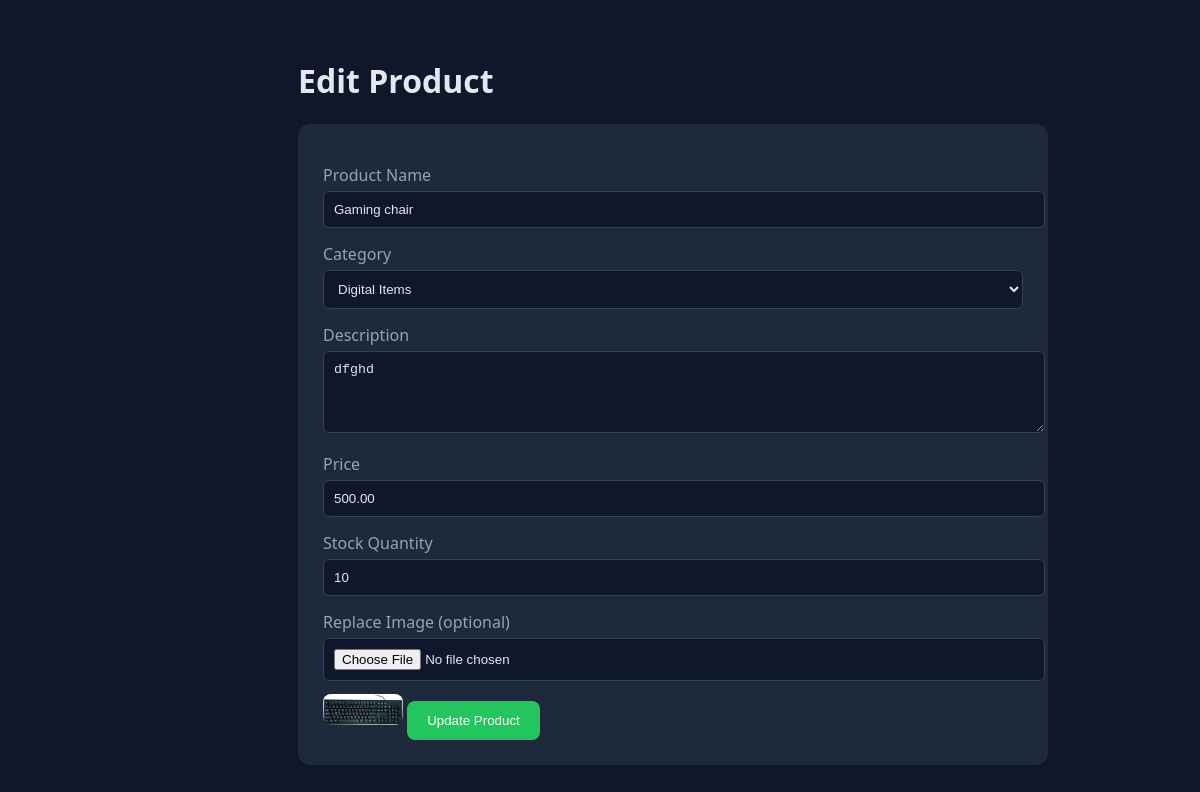
Page /admin/edit_product.php?id=10 (signed in) on the committed database.
### tables this page shows
CREATE TABLE `products` (
  `product_id` int(11) NOT NULL,
  `product_name` varchar(255) NOT NULL,
  `description` text DEFAULT NULL,
  `category` varchar(100) DEFAULT NULL,
  `price` decimal(10,2) NOT NULL,
  `stock_quantity` int(11) DEFAULT 0,
  `product_image` varchar(255) DEFAULT NULL,
  `is_active` tinyint(1) DEFAULT 1,
  `created_at` timestamp NOT NULL DEFAULT current_timestamp()
);

### admin/edit_product.php (the view, shortened to what this page needs)
<?php
$conn = getConnection();
$product_id = (int)$_GET['id'];
$stmt = $conn->prepare("SELECT * FROM products WHERE product_id = ?");
$stmt->bind_param("i", $product_id);
$stmt->execute();
$result = $stmt->get_result();
$product = $result->fetch_assoc();
?>
<!DOCTYPE html>
<html>
<head>
</head>
<body>
<div class="admin-content">
    <h1>Edit Product</h1>
    <div class="card">
        <form method="POST" enctype="multipart/form-data">
            <label>Product Name</label>
            <input type="text" name="product_name" value="<?= htmlspecialchars($product['product_name']); ?>" required>
            <label>Category</label>
            <select name="category" required>
                <option <?= $product['category']=='Digital Items'?'selected':''; ?>>Digital Items</option>
            </select>
            <label>Description</label>
            <textarea name="description" rows="4"><?= htmlspecialchars($product['description']); ?></textarea>
            <label>Price</label>
            <input type="number" step="0.01" name="price" value="<?= $product['price']; ?>" required>
            <label>Stock Quantity</label>
            <input type="number" name="stock_quantity" value="<?= $product['stock_quantity']; ?>" min="0" required>
            <label>Replace Image (optional)</label>
            <input type="file" name="product_image">
            <?php if($product['product_image']): ?>
                <img src="../uploads/products/<?= $product['product_image']; ?>" width="80">
            <?php endif; ?>
            <button type="submit">Update Product</button>
        </form>
    </div>
</div>
</body>
</html>

### admin/edit_product.php (style rules this page uses)
body { background:#0f172a; color:#e2e8f0; font-family:Segoe UI; }
.admin-content { margin-left:260px; padding:30px; }
.card { background:#1e293b; padding:25px; border-radius:12px; max-width:700px; }
label { display:block; margin-top:15px; color:#94a3b8; }
input, textarea, select { width:100%; padding:10px; margin-top:5px; background:#0f172a; color:#e2e8f0; border:1px solid #334155; border-radius:6px; }
button { margin-top:20px; padding:12px 20px; background:#22c55e; border:none; color:#fff; border-radius:8px; cursor:pointer; }
img { margin-top:10px; border-radius:8px; }

### rows in the picture
products: product_name "Gaming chair", category "Digital Items", description "dfghd", price "500.00", stock_quantity "10", product_image (picture)
